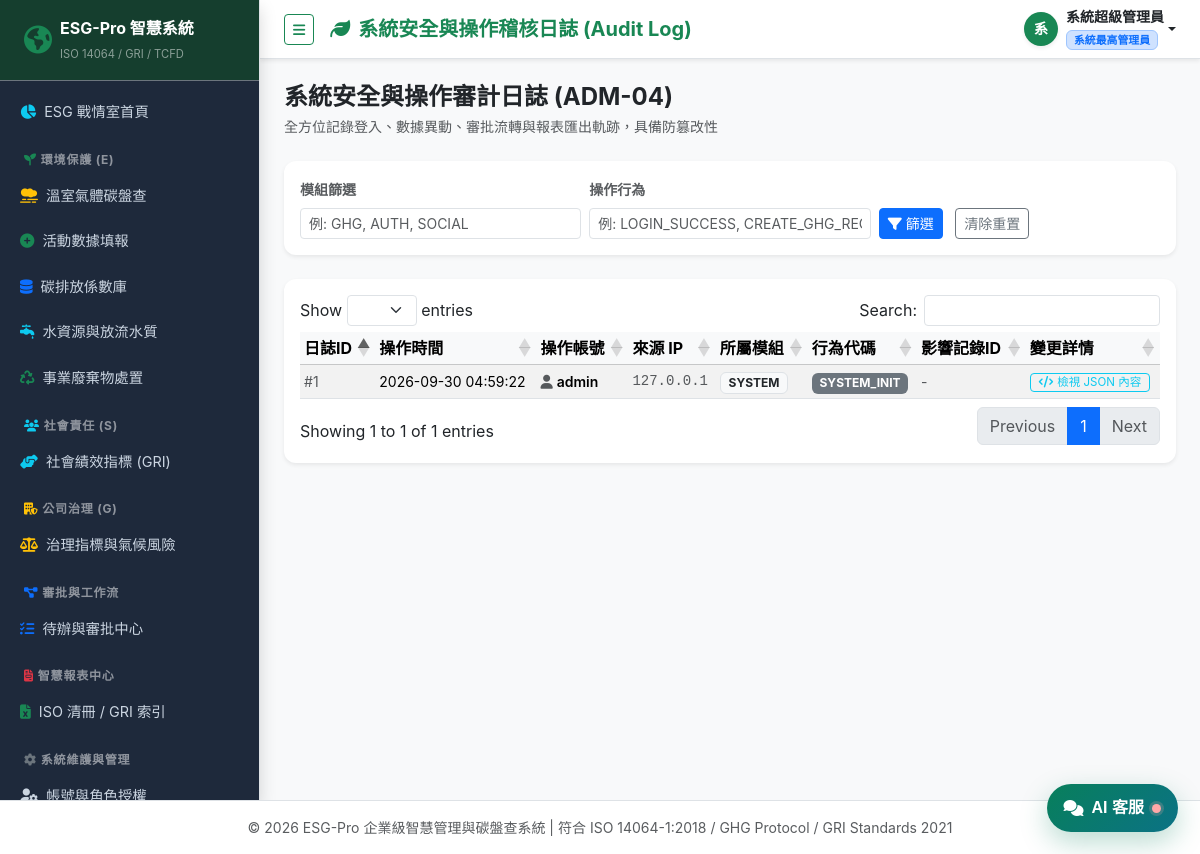
Screenshot of /admin/logs (signed in) with the database file from the repository.
### tables this page shows
CREATE TABLE IF NOT EXISTS `sys_users` (
    `id` INT UNSIGNED AUTO_INCREMENT PRIMARY KEY,
    `username` VARCHAR(50) NOT NULL UNIQUE COMMENT '登入帳號',
    `password_hash` VARCHAR(255) NOT NULL COMMENT 'Bcrypt加密雜湊密碼',
    `real_name` VARCHAR(50) NOT NULL COMMENT '真實中文姓名',
    `email` VARCHAR(100) NOT NULL COMMENT '電子信箱',
    `phone` VARCHAR(30) NULL COMMENT '分機或手機',
    `org_id` INT UNSIGNED NOT NULL COMMENT '所屬組織/部門',
    `role_id` INT UNSIGNED NOT NULL COMMENT '指派角色',
    `status` TINYINT(1) NOT NULL DEFAULT 1 COMMENT '帳號狀態 (1:啟用, 0:停用)',
    `failed_attempts` INT NOT NULL DEFAULT 0 COMMENT '連續密碼錯誤次數',
    `locked_until` DATETIME NULL DEFAULT NULL COMMENT '帳號鎖定截止時間',
    `last_login_at` DATETIME NULL COMMENT '最後登入時間',
    `last_login_ip` VARCHAR(45) NULL COMMENT '最後登入IP',
    `created_at` DATETIME NOT NULL DEFAULT CURRENT_TIMESTAMP,
    `updated_at` DATETIME NULL ON UPDATE CURRENT_TIMESTAMP,
    INDEX `idx_org` (`org_id`),
    INDEX `idx_role` (`role_id`),
    CONSTRAINT `fk_user_org` FOREIGN KEY (`org_id`) REFERENCES `sys_organizations` (`id`) ON DELETE RESTRICT,
    CONSTRAINT `fk_user_role` FOREIGN KEY (`role_id`) REFERENCES `sys_roles` (`id`) ON DELETE RESTRICT
);

CREATE TABLE IF NOT EXISTS `sys_roles` (
    `id` INT UNSIGNED AUTO_INCREMENT PRIMARY KEY,
    `role_key` VARCHAR(50) NOT NULL UNIQUE COMMENT '角色識別代碼',
    `role_name` VARCHAR(50) NOT NULL COMMENT '角色中文名稱',
    `description` VARCHAR(255) NULL COMMENT '角色權責說明',
    `permissions` TEXT NULL COMMENT '功能權限集合(JSON格式)',
    `created_at` DATETIME NOT NULL DEFAULT CURRENT_TIMESTAMP
);

CREATE TABLE IF NOT EXISTS `sys_audit_logs` (
    `id` BIGINT UNSIGNED AUTO_INCREMENT PRIMARY KEY,
    `user_id` INT UNSIGNED NULL COMMENT '操作使用者ID (未登入可為NULL)',
    `username` VARCHAR(50) NULL COMMENT '操作帳號',
    `action` VARCHAR(50) NOT NULL COMMENT '操作行為 (LOGIN, LOGOUT, CREATE, UPDATE, DELETE, EXPORT, APPROVE, REJECT)',
    `module` VARCHAR(50) NOT NULL COMMENT '所屬模組',
    `record_id` BIGINT UNSIGNED NULL COMMENT '被異動的資料ID',
    `ip_address` VARCHAR(45) NOT NULL COMMENT '操作者IP',
    `old_values` LONGTEXT NULL COMMENT '異動前內容 (JSON)',
    `new_values` LONGTEXT NULL COMMENT '異動後內容 (JSON)',
    `created_at` DATETIME NOT NULL DEFAULT CURRENT_TIMESTAMP,
    INDEX `idx_audit_user` (`user_id`),
    INDEX `idx_audit_time` (`created_at`)
);

### controllers/AdminController.php (called while the page is built, shortened)
<?php
class AdminController extends Controller {
    public function logs(): void {
        Auth::requirePermission('audit_logs', 'read');
        $db = Database::getConnection();
        $module = $_GET['module'] ?? '';
        $action = $_GET['action'] ?? '';
        $sql = "SELECT * FROM `sys_audit_logs` WHERE 1=1";
        $params = [];
        $sql .= " ORDER BY `created_at` DESC LIMIT 200";
        $stmt = $db->prepare($sql);
        $stmt->execute($params);
        $logs = $stmt->fetchAll();
        $this->render('admin/logs', [
            'pageTitle' => '系統安全與操作稽核日誌 (Audit Log)',
            'activeNav' => 'admin_logs',
            'logs'      => $logs,
            'module'    => $module,
            'action'    => $action
        ]);
    }
}

### index.php (called while the page is built, shortened)
<?php
$router = new Router();
$router->get('/login', [AuthController::class, 'login']);
$router->post('/login', [AuthController::class, 'doLogin']);
$router->post('/logout', [AuthController::class, 'logout']);
$router->get('/', [DashboardController::class, 'index']);
$router->get('/ghg', [GhgController::class, 'index']);
$router->get('/ghg/create', [GhgController::class, 'create']);
$router->post('/ghg/create', [GhgController::class, 'store']);
$router->post('/ghg/delete', [GhgController::class, 'delete']);
$router->get('/factors', [GhgController::class, 'factors']);
$router->post('/factors/store', [GhgController::class, 'factorStore']);
$router->get('/api/factors', [GhgController::class, 'apiFactors']);
$router->get('/environment/water', [EnvironmentController::class, 'water']);
$router->post('/environment/water/store', [EnvironmentController::class, 'waterStore']);
$router->get('/environment/waste', [EnvironmentController::class, 'waste']);
$router->post('/environment/waste/store', [EnvironmentController::class, 'wasteStore']);
$router->get('/social', [SocialController::class, 'index']);
$router->post('/social/store', [SocialController::class, 'store']);
$router->get('/governance', [GovernanceController::class, 'index']);
$router->post('/governance/store', [GovernanceController::class, 'store']);
$router->get('/workflow', [WorkflowController::class, 'index']);
$router->get('/workflow/detail', [WorkflowController::class, 'detail']);
$router->post('/workflow/approve', [WorkflowController::class, 'approve']);
$router->post('/workflow/reject', [WorkflowController::class, 'reject']);
$router->get('/attachments/download', [AttachmentController::class, 'download']);
$router->get('/manual', [ManualController::class, 'index']);
$router->get('/api/ai-assistant/status', [AiAssistantController::class, 'status']);
$router->post('/api/ai-assistant/chat', [AiAssistantController::class, 'chat']);
$router->get('/reports', [ReportController::class, 'index']);
$router->get('/reports/export_iso14064', [ReportController::class, 'exportIso14064']);
$router->get('/reports/export_gri', [ReportController::class, 'exportGri']);
$router->get('/reports/print_summary', [ReportController::class, 'printSummary']);
$router->get('/admin/users', [AdminController::class, 'users']);
$router->post('/admin/users/store', [AdminController::class, 'userStore']);
$router->get('/admin/orgs', [AdminController::class, 'orgs']);
$router->post('/admin/orgs/store', [AdminController::class, 'orgStore']);
$router->get('/admin/logs', [AdminController::class, 'logs']);
$router->get('/admin/settings', [AdminController::class, 'settings']);
$router->post('/admin/settings/store', [AdminController::class, 'settingsStore']);
$router->get('/admin/ai-assistant', [AiAssistantController::class, 'settings']);
$router->post('/admin/ai-assistant/store', [AiAssistantController::class, 'saveSettings']);
$router->post('/admin/ai-assistant/test', [AiAssistantController::class, 'testConnection']);
$router->dispatch();

### helpers/Security.php (called while the page is built, shortened)
<?php
class Security {
    public static function e(?string $string): string {
        return htmlspecialchars((string)$string, ENT_QUOTES, 'UTF-8');
    }
    public static function jsonForHtml(mixed $data): string {
        return json_encode($data, JSON_UNESCAPED_UNICODE | JSON_HEX_TAG | JSON_HEX_APOS | JSON_HEX_AMP | JSON_HEX_QUOT | JSON_THROW_ON_ERROR);
    }
}

### core/Auth.php (called while the page is built, shortened)
<?php
class Auth {
    public static function user(): ?array {
        try {
            $db = Database::getConnection();
            $stmt = $db->prepare("
                SELECT u.id, u.username, u.real_name, u.email, u.org_id, u.role_id,
                       r.role_key, r.role_name, r.permissions, o.org_name, o.org_type
                FROM `sys_users` u
                JOIN `sys_roles` r ON u.role_id = r.id
                JOIN `sys_organizations` o ON u.org_id = o.id
                WHERE u.id = :id AND u.status = 1
                LIMIT 1
            ");
            $stmt->execute([':id' => $_SESSION['esg_user']['id']]);
            $fresh = $stmt->fetch();
            if ($fresh) {
                $permissions = json_decode($fresh['permissions'] ?? '{}', true) ?: [];
            }
        } catch (\Exception $e) {
        }
        return $_SESSION['esg_user'] ?? null;
    }
    public static function can(string $module, string $action = 'read'): bool {
        $user = self::user();
        if ($user['role_key'] === 'super_admin' || !empty($user['permissions']['all'])) {
            return true;
        }
        $perms = $user['permissions'] ?? [];
        return (bool)$perms[$module];
    }
    public static function requirePermission(string $module, string $action = 'read'): void {
        if (!self::can($module, $action)) {
            http_response_code(403);
            die("<h1>403 Forbidden</h1><p>您無權限存取此模組或執行此操作 ({$module} / {$action})。<br><a href='/esg/'>返回首頁</a></p>");
        }
    }
}

### views/admin/logs.php (the view, shortened to what this page needs)
<div class="row align-items-center mb-4">
    <div class="col-md-6">
        <h4 class="fw-bold mb-1 text-dark">系統安全與操作審計日誌 (ADM-04)</h4>
        <p class="text-muted small mb-0">全方位記錄登入、數據異動、審批流轉與報表匯出軌跡，具備防篡改性</p>
    </div>
</div>
<div class="card p-3 shadow-sm mb-4">
    <form method="GET" action="/esg/admin/logs" class="row g-2 align-items-end">
        <div class="col-md-4">
            <label class="form-label small text-muted fw-semibold">模組篩選</label>
            <input type="text" name="module" class="form-control form-control-sm" placeholder="例: GHG, AUTH, SOCIAL" value="<?= Security::e($module ?? '') ?>">
        </div>
        <div class="col-md-4">
            <label class="form-label small text-muted fw-semibold">操作行為</label>
            <input type="text" name="action" class="form-control form-control-sm" placeholder="例: LOGIN_SUCCESS, CREATE_GHG_RECORD" value="<?= Security::e($action ?? '') ?>">
        </div>
        <div class="col-md-4">
            <button type="submit" class="btn btn-primary btn-sm me-2"><i class="fa-solid fa-filter me-1"></i>篩選</button>
            <a href="/esg/admin/logs" class="btn btn-outline-secondary btn-sm">清除重置</a>
        </div>
    </form>
</div>
<div class="card p-3 shadow-sm">
    <div class="table-responsive">
        <table class="table table-hover table-striped align-middle table-sm data-table">
            <thead class="table-light">
                <tr>
                    <th>日誌ID</th>
                    <th>操作時間</th>
                    <th>操作帳號</th>
                    <th>來源 IP</th>
                    <th>所屬模組</th>
                    <th>行為代碼</th>
                    <th>影響記錄ID</th>
                    <th>變更詳情</th>
                </tr>
            </thead>
            <tbody>
                <?php foreach ($logs as $l): ?>
                <tr>
                    <td class="text-muted small">#<?= $l['id'] ?></td>
                    <td class="small"><?= $l['created_at'] ?></td>
                    <td class="fw-semibold small"><i class="fa-solid fa-user me-1 text-muted"></i><?= Security::e($l['username'] ?? 'GUEST') ?></td>
                    <td class="small font-monospace text-muted"><?= Security::e($l['ip_address']) ?></td>
                    <td><span class="badge bg-light text-dark border"><?= Security::e($l['module']) ?></span></td>
                    <td><span class="badge bg-secondary"><?= Security::e($l['action']) ?></span></td>
                    <td class="small text-muted"><?= $l['record_id'] ? '#' . $l['record_id'] : '-' ?></td>
                    <td class="small">
                        <?php if (!empty($l['new_values'])): ?>
                            <button class="btn btn-outline-info btn-sm py-0 px-2" style="font-size: 0.72rem;" onclick='viewDiff(<?= Security::jsonForHtml($l['old_values']) ?>, <?= Security::jsonForHtml($l['new_values']) ?>)'>
                                <i class="fa-solid fa-code me-1"></i>檢視 JSON 內容
                            </button>
                        <?php else: ?>
                            <span class="text-muted">-</span>
                        <?php endif; ?>
                    </td>
                </tr>
                <?php endforeach; ?>
            </tbody>
        </table>
    </div>
</div>

### core/Router.php (shortened to what this page needs)
<?php
class Router {
    private array $routes = [];
    private function addRoute(string $method, string $path, array $handler): void {
        $pattern = preg_replace('/\{([a-zA-Z0-9_]+)\}/', '(?P<$1>[^/]+)', $path);
        $pattern = '#^' . $pattern . '$#';
        $this->routes[] = [
            'method'  => $method,
            'pattern' => $pattern,
            'handler' => $handler
        ];
    }
    public function dispatch(): void {
        $method = $_SERVER['REQUEST_METHOD'];
        $uri = parse_url($_SERVER['REQUEST_URI'], PHP_URL_PATH);
        $base = '/esg';
        if (str_starts_with($uri, $base)) {
            $uri = substr($uri, strlen($base));
        }
        $uri = '/' . ltrim($uri, '/');
        foreach ($this->routes as $route) {
            if ($route['method'] === $method && preg_match($route['pattern'], $uri, $matches)) {
                [$controllerClass, $action] = $route['handler'];
                $params = array_filter($matches, 'is_string', ARRAY_FILTER_USE_KEY);
                $controller = new $controllerClass();
                call_user_func_array([$controller, $action], $params);
                return;
            }
        }
    }
}

### views/layouts/header.php (shortened to what this page needs)
<?php
$currentUser = Auth::user();
?>
<!DOCTYPE html>
<html lang="zh-Hant-TW">
<head>
    <link href="https://cdn.jsdelivr.net/npm/bootstrap@5.3.2/dist/css/bootstrap.min.css" rel="stylesheet">
    <link href="https://cdnjs.cloudflare.com/ajax/libs/font-awesome/6.4.2/css/all.min.css" rel="stylesheet">
    <link href="https://cdn.datatables.net/1.13.7/css/dataTables.bootstrap5.min.css" rel="stylesheet">
    <link href="/esg/assets/css/custom.css" rel="stylesheet">
    <link href="/esg/assets/css/ai-assistant.css" rel="stylesheet">
</head>
<body class="bg-light">
<div class="d-flex" id="wrapper">
    <?php require __DIR__ . '/sidebar.php'; ?>
    <div id="page-content-wrapper">
        <nav class="navbar navbar-expand-lg navbar-white bg-white border-bottom shadow-sm px-3 px-md-4 py-2">
            <div class="container-fluid p-0">
                <button class="btn btn-outline-success btn-sm me-2 me-md-3" id="sidebarToggle" aria-label="切換選單">
                    <i class="fa-solid fa-bars"></i>
                </button>
                <h5 class="m-0 text-success fw-bold d-none d-md-block">
                    <i class="fa-solid fa-leaf text-success me-2"></i><?= Security::e($pageTitle ?? 'ESG 永續戰情室') ?>
                </h5>
                <div class="ms-auto d-flex align-items-center">
                    <div class="dropdown">
                        <a class="nav-link dropdown-toggle d-flex align-items-center text-dark p-0" href="#" role="button" data-bs-toggle="dropdown" aria-expanded="false">
                            <div class="avatar bg-success text-white rounded-circle d-flex align-items-center justify-content-center me-1 me-sm-2 shadow-sm" style="width: 34px; height: 34px; font-weight: 600; font-size: 0.9rem;">
                                <?= mb_substr($currentUser['real_name'] ?? 'U', 0, 1) ?>
                            </div>
                            <div class="d-none d-sm-block text-start">
                                <div class="fw-bold small lh-sm"><?= Security::e($currentUser['real_name'] ?? '') ?></div>
                                <span class="badge bg-primary-subtle text-primary border border-primary-subtle" style="font-size: 0.68rem;">
                                    <?= Security::e($currentUser['role_name'] ?? '') ?>
                                </span>
                            </div>
                        </a>
                    </div>
                </div>
            </div>
        </nav>
        <div class="container-fluid px-2 px-sm-3 px-md-4 py-3 py-md-4">

### assets/css/custom.css (style rules this page uses)
:root { --esg-primary: #198754; --esg-dark: #153e2e; --esg-accent: #20c997; --esg-sidebar-bg: #1e293b; --esg-sidebar-hover: #334155; }
body { font-family: 'Noto Sans TC', -apple-system, BlinkMacSystemFont, "Segoe UI", Roboto, sans-serif; color: #334155; background-color: #f8fafc; }
#wrapper { overflow-x: hidden; display: flex; min-height: 100vh; position: relative; }
#page-content-wrapper { min-width: 0; flex: 1 1 auto; }
.card { border: none; border-radius: 0.75rem; box-shadow: 0 0.125rem 0.25rem rgba(0, 0, 0, 0.04), 0 0.25rem 0.5rem rgba(0, 0, 0, 0.04); transition: transform 0.2s ease, box-shadow 0.2s ease; }
.table-responsive { -webkit-overflow-scrolling: touch; }

### rows the page displays
sys_users: real_name "系", real_name "系統超級管理員", role.role_name "系統最高管理員"
sys_audit_logs: id "1", created_at "2026-09-30 04:59:22", username "admin", ip_address "127.0.0.1", module "SYSTEM", action "SYSTEM_INIT"
